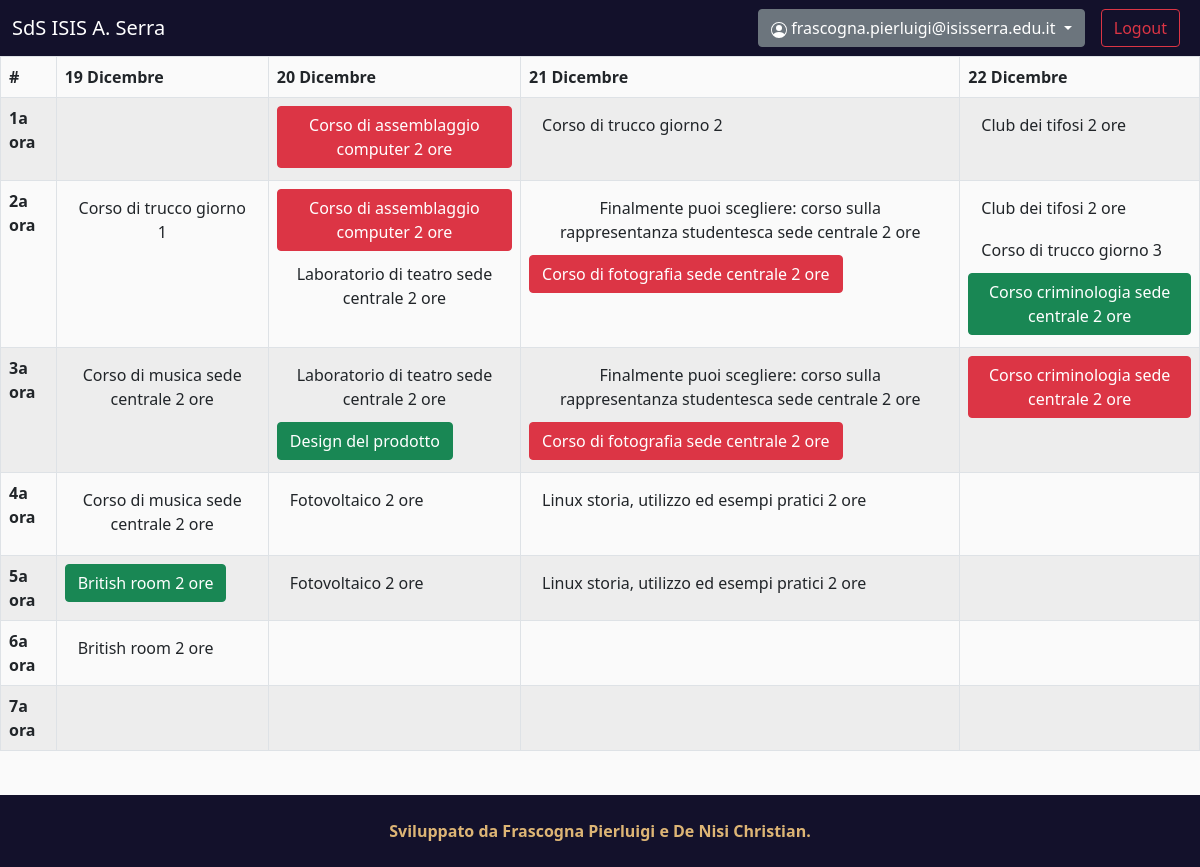
Screenshot of /attivita (signed in) with the database file from the repository.
### models.py (models this page shows, shortened)
class User(UserMixin, db.Model, Base):
    __tablename__ = "utenti"
    id = db.Column(db.Integer, primary_key=True)
    email = db.Column(db.String(80), nullable=False, unique=True)
    password = db.Column(db.String(80), nullable=False) # Password sha256(64)
    id_classe = db.Column(db.Integer, db.ForeignKey('classi.id'), nullable=False)
    classe = relationship("Classe", back_populates="utenti")
    utenti_attivita = relationship("ConjUA", back_populates="utente")

class ConjAO(db.Model, Base):
    __tablename__ = "attivita_orari"
    id = db.Column(db.Integer, primary_key=True)
    id_attivita = db.Column(db.Integer, db.ForeignKey('attivita.id'), nullable=False)
    id_orario = db.Column(db.Integer, db.ForeignKey('orari.id'), nullable=False)
    attivita = relationship("Attivita", back_populates="attivita_orari")
    orario = relationship("Orario", back_populates="attivita_orari")
    utenti_attivita = relationship("ConjUA", back_populates="attivita_orario")

class Attivita(db.Model, Base):
    __tablename__ = "attivita"
    id = db.Column(db.Integer, primary_key=True)
    id_aula = db.Column(db.Integer, db.ForeignKey('aule.id'), nullable=False)
    nome = db.Column(db.String(80), nullable=False, unique=True)
    descrizione = db.Column(db.String(100), nullable=False)
    responsabile = db.Column(db.String(50), nullable=False)
    num_iscritti = db.Column(db.Integer, nullable=False, default=0)
    aula = relationship("Aula", back_populates="attivita")
    attivita_orari = relationship("ConjAO", back_populates="attivita")

### views/dashboard.py (the view)
@dashboard.route("/attivita", methods=('GET', 'POST'))
@login_required
def activities():
    subscribeActivity(request)
    unsubscribeActivity(request)
    orario=[[[], [], [], [], [], [], []],
            [[], [], [], [], [], [], []],
            [[], [], [], [], [], [], []],
            [[], [], [], [], [], [], []]] # Chri mi spiace per l'ineleganza ma purtroppo dovevo necessariamente fare questa matrice perché sennò jinja impazziva
    giorni = {19:0, 20:1, 21:2, 22:3} # Dizionario che restituisce l'indice dei giorni della matrice in base al giorno del mese
    attivita_query = """SELECT orari.giorno, orari.ora, attivita_orari.id AS id_attivita, attivita.nome, attivita.descrizione, attivita.responsabile, attivita.num_iscritti, aule.denominazione AS nome_lab, aule.num_posti AS num_posti_aula
        FROM orari, attivita_orari, attivita, aule, classi, utenti
        WHERE orari.id=attivita_orari.id_orario
            AND attivita_orari.id_attivita=attivita.id
            AND attivita.id_aula=aule.id
            AND aule.centrale_succursale=classi.centrale_succursale
            AND classi.id=utenti.id_classe
            AND utenti.id=""" + "'" + str(current_user.id) + "'"
    attivita_result = execute_query(attivita_query).all() # Restituisce una tupla ([0]giornoDelMese,
    attivitaXutenti_query = """SELECT orari.giorno, orari.ora, attivita_orari.id AS id_attivita, attivita.nome, attivita.descrizione, attivita.responsabile, attivita.num_iscritti, aule.denominazione AS nome_lab, aule.num_posti AS num_posti_aula
        FROM orari, attivita, attivita_orari, utenti_attivita, utenti, aule
        WHERE orari.id=attivita_orari.id_orario
            AND aule.id=attivita.id_aula
            AND attivita.id=attivita_orari.id_attivita
            AND attivita_orari.id=utenti_attivita.id_attivita_orario
            AND utenti_attivita.id_utente=utenti.id
            AND utenti.id=""" + "'" + str(current_user.id) + "'"
    attivitaXutenti_result = execute_query(attivitaXutenti_query).all() # Restituisce una tupla ([0]giornoDelMese,
    for attivita in attivita_result:
        giorno = giorni[attivita[0]]
        ora = (attivita[1])-1
        subscribed = 0
        for utenti_attivita in attivitaXutenti_result:
            attId_attivita = (utenti_attivita[2])
            if attId_attivita == attivita[2]:
                subscribed = 1
        orario[giorno][ora].append({
            "id_attivita" : attivita[2],
            "nome_attivita" : attivita[3],
            "descrizione" : attivita[4],
            "responsabile" : attivita[5],
            "num_iscritti" : attivita[6],
            "nome_lab" : attivita[7],
            "num_posti" : attivita[8],
            "iscritto" : subscribed
        }) # Aggiunge l'attività al vettore
    return render_template("attivita.html", user=current_user.email, orario=orario)

### __init__.py (called while the page is built)
def create_app():
    app = Flask(__name__)
    login_manager = LoginManager()
    login_manager.login_view = 'auth.login'
    login_manager.init_app(app)
    app.config.from_object(Production)
    db.init_app(app)
    app.register_blueprint(main)
    app.register_blueprint(auth)
    app.register_blueprint(dashboard)
    @login_manager.user_loader
    def load_user(user_id):
        return User.query.get(int(user_id))
    return app

### models.py (called while the page is built)
def execute_query(sqlraw):
    db_conn = engine.create_engine("sqlite:////home/SettimanadelloStudenteSerra/settimana_dello_studente_serra/db.sqlite3")
    db_conn.connect()
    query_result = db_conn.execute(sqlraw)
    db_conn.connect().close
    return query_result

### views/dashboard.py (called while the page is built, shortened)
def unsubscribeActivity(request): # Big head dai il nome che preferisci alla funzione
    args = request.args

def subscribeActivity(request):
    args = request.args

### templates/attivita.html (shortened to what this page needs)
{% extends 'default.html' %}
{% block content %}
    <link rel="stylesheet" href="/static/CSS/attivita.css">
    <div class="table-responsive">
        <table class="table table-bordered table-striped">
            <thead>
                <tr>
                    <th scope="col">#</th>
                    <th scope="col">19 Dicembre</th>
                    <th scope="col">20 Dicembre</th>
                    <th scope="col">21 Dicembre</th>
                    <th scope="col">22 Dicembre</th>
                </tr>
            </thead>
            <tbody>
                {% for row in range(7) %}
                    <tr>
                        <th scope="row">{{row+1}}a ora</th>
                        {% for col in range(4) %}
                            {% if orario[col][row] != 0 %}
                                <td scope="col">
                                    {% for attivita in orario[col][row] %}
                                        <button type="button" class="btn btn-outline mb-1 {{ 'btn-success' if attivita['iscritto'] else '' }} {{ 'btn-danger' if not attivita['iscritto'] and attivita['num_iscritti']>=attivita['num_posti'] else '' }}" data-bs-toggle="modal" data-bs-target="#activityModal"
                                            data-bs-id="{{ attivita['id_attivita'] }}"
                                            data-bs-nome="{{ attivita['nome_attivita'] }}"
                                            data-bs-descr="{{ attivita['descrizione'] }}"
                                            data-bs-resp="{{ attivita['responsabile'] }}"
                                            data-bs-aula="{{ attivita['nome_lab'] }}"
                                            data-bs-num_posti="{{ attivita['num_posti'] }}"
                                            data-bs-num_iscritti="{{ attivita['num_iscritti'] }}"
                                            data-bs-iscritto="{{ attivita['iscritto'] }}">
                                            {{ attivita["nome_attivita"] }}
                                        </button> <br>
                                    {% endfor %}
                                </td>
                            {% else %}
                                <td scope="col"></td>
                            {% endif %}
                        {% endfor %}
                    </tr>
                {% endfor %}
            </tbody>
        </table>
    </div>
{% endblock %}

### templates/default.html (shortened to what this page needs)
<!DOCTYPE html>
<html lang="it">
<head>
    <link rel="stylesheet" href="/static/CSS/bootstrap.min.css">
    <link rel="stylesheet" href="/static/CSS/default.css">
</head>
<body style="padding-bottom: 100px;">
    <nav class="navbar navbar-expand-lg navbar-dark navbar-custom">
        <div class="container-fluid">
            <a class="navbar-brand" href="{{ url_for('main.index') }}">
                SdS ISIS A. Serra
            </a>
            <div class="collapse navbar-collapse justify-content-end" id="navbarSupportedContent">
                <ul class="navbar-nav">
                    {% if user %}
                        <li class="nav-item">
                            <div class="dropdown mx-2">
                                <a class="btn btn-secondary dropdown-toggle" href="#" role="button" id="dropdownMenuLink" data-bs-toggle="dropdown" aria-expanded="false">
                                    {{ user }}
                                </a>
                            </div>
                        </li>
                        <li class="nav-item mbtn">
                            <div class="mbtn mx-2">
                                <a class="btn btn-outline-danger" href="{{ url_for('auth.logout') }}" role="button">Logout</a>
                            </div>
                        </li>
                    {% endif %}
                </ul>
            </div>
        </div>
    </nav>
    {% block content %}{% endblock %}
    <footer>
        <div class="footer-bottom">
            <p class="footer-bottom-text">
                <strong>Sviluppato da
                <a class="footer-bottom-text text-decoration-none" href="https://www.instagram.com/pierluigifrascogna/">
                    Frascogna Pierluigi
                </a>
                e
                <a class="footer-bottom-text text-decoration-none" href="https://www.instagram.com/_christiandenisi_/">
                    De Nisi Christian.
                </a></strong>
            </p>
        </div>
    </footer>
</body>
</html>

### static/CSS/default.css (style rules this page uses)
body { margin: 0; background-color: rgb(250, 250, 250); }
.navbar-custom { background-color: #13112b; }
footer { position: fixed; bottom: 0; left: 0; width: 100vw; height: 9vh; display: flex; justify-content: center; align-items: center; }
.footer-bottom { height: 100%; width: 100%; background-color: #13112b; display: flex; align-items: center; justify-content: center; padding-left: 10px; padding-right: 10px; }
.footer-bottom-text { padding: 0; margin: 0; color: #ddb575; }

### rows the page displays
User: email "frascogna.pierluigi@isisserra.edu.it"
ConjAO: nome_attivita "Corso di assemblaggio computer 2 ore"
ConjAO: nome_attivita "Corso di trucco giorno 2"
ConjAO: nome_attivita "Club dei tifosi 2 ore"
ConjAO: nome_attivita "Corso di trucco giorno 1"
ConjAO: nome_attivita "Corso di assemblaggio computer 2 ore"
ConjAO: nome_attivita "Laboratorio di teatro sede centrale 2 ore"
ConjAO: nome_attivita "Finalmente puoi scegliere: corso sulla rappresentanza studentesca sede centrale 2 ore"
ConjAO: nome_attivita "Corso di fotografia sede centrale 2 ore"
ConjAO: nome_attivita "Club dei tifosi 2 ore"
ConjAO: nome_attivita "Corso di trucco giorno 3"
ConjAO: nome_attivita "Corso criminologia sede centrale 2 ore"
ConjAO: nome_attivita "Corso di musica sede centrale 2 ore"
ConjAO: nome_attivita "Laboratorio di teatro sede centrale 2 ore"
ConjAO: nome_attivita "Design del prodotto"
ConjAO: nome_attivita "Finalmente puoi scegliere: corso sulla rappresentanza studentesca sede centrale 2 ore"
ConjAO: nome_attivita "Corso di fotografia sede centrale 2 ore"
ConjAO: nome_attivita "Corso criminologia sede centrale 2 ore"
ConjAO: nome_attivita "Corso di musica sede centrale 2 ore"
ConjAO: nome_attivita "Fotovoltaico 2 ore"
ConjAO: nome_attivita "Linux storia, utilizzo ed esempi pratici 2 ore"
ConjAO: nome_attivita "British room 2 ore"
ConjAO: nome_attivita "Fotovoltaico 2 ore"
ConjAO: nome_attivita "Linux storia, utilizzo ed esempi pratici 2 ore"
ConjAO: nome_attivita "British room 2 ore"

### other values shown
{{ row+1 }} "1" "2" "3" "4" "5" "6" "7"
